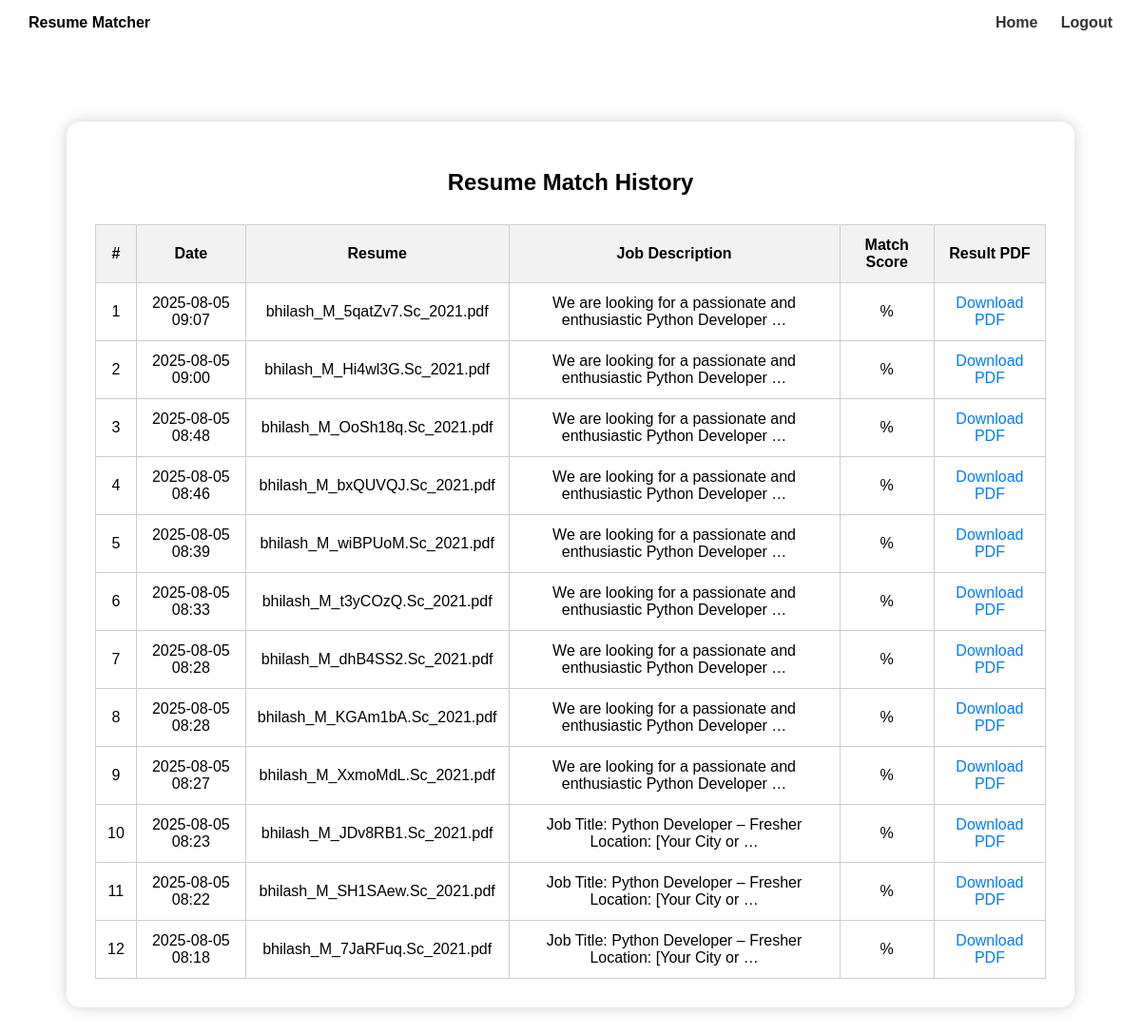
Screenshot of /resumes/history/ (signed in) with the database file from the repository.
### resumes/models.py (models this page shows, shortened)
class MatchResult(models.Model):
    user = models.ForeignKey(User, on_delete=models.CASCADE)
    resume_file = models.FileField(upload_to='resumes/', null=True)
    result_pdf = models.FileField(upload_to='match_reports/', null=True, blank=True)  # ✅ Add this line
    job_description = models.TextField()
    score = models.FloatField()
    timestamp = models.DateTimeField(auto_now_add=True)  # ✅ Add this line

### resumes/views.py (the view)
# urls.py: path('history/', views.match_history, name='match_history'),
@login_required
def match_history(request):
    match_results = MatchResult.objects.filter(user=request.user).order_by('-timestamp')
    return render(request, 'resumes/history.html', {'match_results': match_results})

### resumes/templates/resumes/history.html (shortened to what this page needs)
<!DOCTYPE html>
<html lang="en">
<head>
</head>
<body>
<nav>
    <div><strong>Resume Matcher</strong></div>
    <div>
        <a href="{% url 'home' %}">Home</a>
        <a href="{% url 'logout' %}">Logout</a>
    </div>
</nav>
<div class="container">
    <h2>Resume Match History</h2>
    {% if match_results %}
        <table>
            <thead>
                <tr>
                    <th>#</th>
                    <th>Date</th>
                    <th>Resume</th>
                    <th>Job Description</th>
                    <th>Match Score</th>
                    <th>Result PDF</th>
                </tr>
            </thead>
            <tbody>
                {% for result in match_results %}
                    <tr>
                        <td>{{ forloop.counter }}</td>
                        <td>{{ result.timestamp|date:"Y-m-d H:i" }}</td>
                        <td>{{ result.resume_file.name|slice:"15:" }}</td>
                        <td>{{ result.job_description|truncatewords:10 }}</td>
                        <td>{{ result.match_score }}%</td>
                        <td class="download-link">
                            {% if result.result_pdf %}
                                <a href="{{ result.result_pdf.url }}" download>Download PDF</a>
                            {% else %}
                                N/A
                            {% endif %}
                        </td>
                    </tr>
                {% endfor %}
            </tbody>
        </table>
    {% else %}
        <div class="no-history">No history available.</div>
    {% endif %}
</div>
</body>
</html>

### resumes/templates/resumes/history.html (style rules this page uses)
body { margin: 0; padding: 0; background-image: url('https://images.unsplash.com/photo-1506744038136-46273834b3fb'); background-size: cover; background-position: center; font-family: Arial, sans-serif; }
nav { background-color: rgba(255, 255, 255, 0.9); padding: 15px 30px; display: flex; justify-content: space-between; align-items: center; }
nav a { text-decoration: none; color: #333; font-weight: bold; margin-left: 20px; }
.container { max-width: 1000px; margin: 80px auto; background-color: rgba(255, 255, 255, 0.95); padding: 30px; border-radius: 15px; box-shadow: 0 0 15px rgba(0,0,0,0.2); }
h2 { text-align: center; margin-bottom: 30px; }
table { width: 100%; border-collapse: collapse; text-align: center; }
table th, table td { padding: 12px; border: 1px solid #ccc; }
table th { background-color: #f2f2f2; }
.download-link a { color: #007bff; text-decoration: none; }

### rows the page displays
MatchResult: timestamp "2025-08-05 09:07", resume_file.name "bhilash_M_5qatZv7.Sc_2021.pdf", job_description "We are looking for a passionate and enthusiastic Python Developer …"
MatchResult: timestamp "2025-08-05 09:00", resume_file.name "bhilash_M_Hi4wl3G.Sc_2021.pdf", job_description "We are looking for a passionate and enthusiastic Python Developer …"
MatchResult: timestamp "2025-08-05 08:48", resume_file.name "bhilash_M_OoSh18q.Sc_2021.pdf", job_description "We are looking for a passionate and enthusiastic Python Developer …"
MatchResult: timestamp "2025-08-05 08:46", resume_file.name "bhilash_M_bxQUVQJ.Sc_2021.pdf", job_description "We are looking for a passionate and enthusiastic Python Developer …"
MatchResult: timestamp "2025-08-05 08:39", resume_file.name "bhilash_M_wiBPUoM.Sc_2021.pdf", job_description "We are looking for a passionate and enthusiastic Python Developer …"
MatchResult: timestamp "2025-08-05 08:33", resume_file.name "bhilash_M_t3yCOzQ.Sc_2021.pdf", job_description "We are looking for a passionate and enthusiastic Python Developer …"
MatchResult: timestamp "2025-08-05 08:28", resume_file.name "bhilash_M_dhB4SS2.Sc_2021.pdf", job_description "We are looking for a passionate and enthusiastic Python Developer …"
MatchResult: timestamp "2025-08-05 08:28", resume_file.name "bhilash_M_KGAm1bA.Sc_2021.pdf", job_description "We are looking for a passionate and enthusiastic Python Developer …"
MatchResult: timestamp "2025-08-05 08:27", resume_file.name "bhilash_M_XxmoMdL.Sc_2021.pdf", job_description "We are looking for a passionate and enthusiastic Python Developer …"
MatchResult: timestamp "2025-08-05 08:23", resume_file.name "bhilash_M_JDv8RB1.Sc_2021.pdf", job_description "Job Title: Python Developer – Fresher Location: [Your City or …"
MatchResult: timestamp "2025-08-05 08:22", resume_file.name "bhilash_M_SH1SAew.Sc_2021.pdf", job_description "Job Title: Python Developer – Fresher Location: [Your City or …"
MatchResult: timestamp "2025-08-05 08:18", resume_file.name "bhilash_M_7JaRFuq.Sc_2021.pdf", job_description "Job Title: Python Developer – Fresher Location: [Your City or …"
